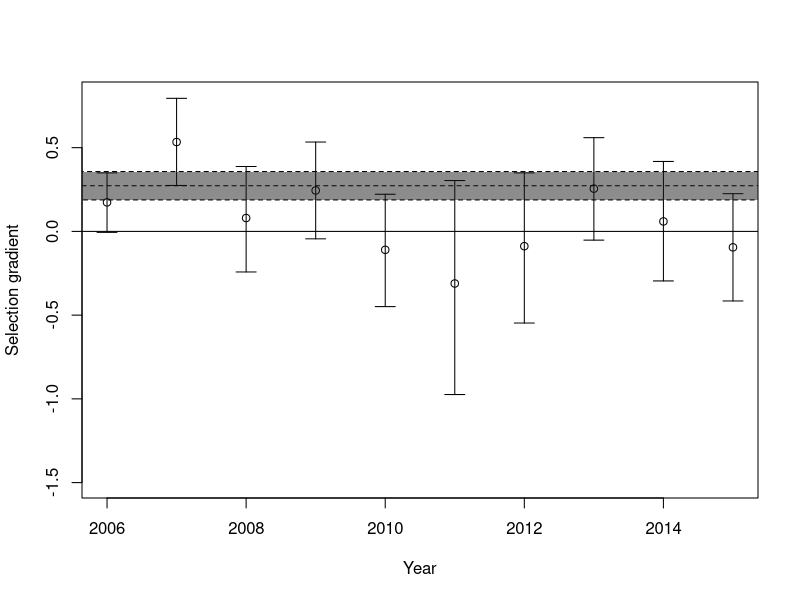

Write the R code that produced this figure. (Note: a time limit stopped this script after it produced the figure.)
library(lme4)
setwd(dir = "/home/timothee/Documents/GitHub/FluctuatingSelectionForPubli/")
YearPheno <- read.table(file = "YearPheno.txt", header=T)
head(YearPheno)

repetBMI_A <- lmer(formula =BMI ~ 1 + (1|ID) + (1|Year), data=YearPheno[YearPheno$Age=="A",])
summary(repetBMI_A)
576.11/(576.11+508.32)#R2 in adults

repetBMI <- lmer(formula =BMI ~ 1 + Age * RelativeJulian+ Age*I(RelativeJulian^2) + (1|ID) + (1|Year), data=YearPheno)
summary(repetBMI)
434.78/(434.78+789.91)#R2 at all ages

repetBMIst <- lmer(formula =BMIst ~ 1 + Age + (1|ID) + (1|Year), data=YearPheno)
summary(repetBMIst)
0.11986/(0.11986+0.23844)

######### Selection #####

SelAByYear <- vector(length = 2015-2006)
SeSelAByYear <- vector(length = 2015-2006)
CISelAByYear <- matrix(NA,nrow=2,ncol=2015-2005)
for (t in 2006:2015)
{
  m0 <- glm(Fitness ~ 1 + BMIst + Sex * Age + Age*RJst, data=YearPheno[YearPheno$Year==t,], family=quasipoisson, na.action = "na.omit")
  SelAByYear[t-2005] <- coefficients(m0)[2]
  sm0<-summary(m0)
  SeSelAByYear[t-2005] <- sm0$coefficients[2,2]
  if(t<2015) {CISelAByYear[,t-2005] <- as.numeric(confint(object = m0,parm = "BMIst"))}else{
    CISelAByYear[,t-2005] <- c(SelAByYear[t-2005]-1.96*SeSelAByYear[t-2005],SelAByYear[t-2005]+1.96*SeSelAByYear[t-2005])
  }
}
plot(SelAByYear, x=2006:2015, ylim=c(-1.5,0.8), xlab="Year", ylab = "Selection gradient")
abline(h=0)
arrows(x0 = 2006:2015,x1 = 2006:2015,code = 3, y0 = CISelAByYear[1,],
       y1 = CISelAByYear[2,], angle = 90,length = 0.1)
m0all <- glm(Fitness ~ 1 + BMIst + Sex +Age , data=YearPheno, family=quasipoisson)
abline(h=coefficients(m0all)[2], lty=2)
sm0all <- summary(m0all)
lowm0all <- coefficients(m0all)[2]+1.96*sm0all$coefficients[2,2]
highm0all <- coefficients(m0all)[2]-1.96*sm0all$coefficients[2,2]
polygon(x=c(2005,2016,2016,2005),y=c(lowm0all,lowm0all, highm0all, highm0all),
        fillOddEven = TRUE, col=rgb(0.1,0.1,0.1,0.5), lty=2)


mmARRfitness <- glmer(Fitness ~ 1 + BMIst + Sex *  Age  + Age*RJst +(1+BMIst|Year),
                      data=YearPheno, family=poisson, na.action = "na.omit")
mmARIfitness <- glmer(Fitness ~ 1 + BMIst + Sex * Age  + Age*RJst +(1|Year), data=YearPheno, family=poisson, na.action = "na.omit")
mmARnoCorfitness <- glmer(Fitness ~ 1 + BMIst + Sex *  Age  + Age*RJst +(1|Year) + (0+BMIst|Year),
                          data=YearPheno, family=poisson, na.action = "na.omit")

summary(mmARRfitness)
anova(mmARRfitness,mmARnoCorfitness)
smmARnoCorfitness <- summary(mmARnoCorfitness)
fitnessAanova <- anova(mmARIfitness,mmARnoCorfitness)

CImmARnoCorfitness <- confint(mmARnoCorfitness)


##### Fitness components ####
### AD + Juv
SelAByYearPhi <- vector(length = 2015-2005)
SeSelAByYearPhi <- vector(length = 2015-2005)
CISelAByYearPhi <- matrix(NA,nrow=2,ncol=2015-2005)

for (t in 2006:2014)
{
  m0 <- glm(Phi ~ 1 + BMIst + Sex *Age  + Age*RJst , data=YearPheno[YearPheno$Year==t,], family=binomial, na.action = "na.omit")
  SelAByYearPhi[t-2005] <- coefficients(m0)[2]
  CISelAByYearPhi[,t-2005]<-as.numeric(confint(m0,parm="BMIst"))
  sm0<-summary(m0)
  SeSelAByYearPhi[t-2005] <- sm0$coefficients[2,2]
}
SelAByYearPhi[10] <- NA
SeSelAByYearPhi[10] <- NA
plot(SelAByYearPhi, x=2006:2015, ylim=c(-2,2), xlab="Year", ylab = "Selection gradient")
abline(h=0)
arrows(x0 = 2006:2015,x1 = 2006:2015,code = 3, y0 = CISelAByYearPhi[1,],
       y1 = CISelAByYearPhi[2,], angle = 90,length = 0.1)
m0allphi <- glm(Phi ~ 1 + BMIst + Sex *Age + Age*RJst, data=YearPheno[YearPheno$Year<2015,], family=binomial, na.action = "na.omit")
abline(h=coefficients(m0allphi)[2], lty=2)
sm0allphi <- summary(m0allphi)
lowm0allphi <- coefficients(m0allphi)[2]+1.96*sm0allphi$coefficients[2,2]
highm0allphi <- coefficients(m0allphi)[2]-1.96*sm0allphi$coefficients[2,2]
polygon(x=c(2005,2016,2016,2005),y=c(lowm0allphi,lowm0allphi, highm0allphi, highm0allphi),
        fillOddEven = TRUE, col=rgb(0.1,0.1,0.1,0.5), lty=2 )

mmRIphi <- glmer(Phi ~ 1 + BMIst + Sex * Age + Age*RJst +(1|Year), data=YearPheno, family=binomial, na.action = "na.omit")
mmRnoCorphi <- glmer(Phi ~ 1 + BMIst + Sex * Age + Age*RJst+  (1|Year) + (0+BMIst|Year), data=YearPheno, family=binomial, na.action = "na.omit")
smmRnoCorphi <- summary(mmRnoCorphi)
CImmRnoCorphi <- confint(mmRnoCorphi)

PhiAanova <- anova(mmRIphi,mmRnoCorphi)

#####  RHO ######

SelAByYearRho <- vector(length = 2015-2005)
SeSelAByYearRho <- vector(length = 2015-2005)
CISelAByYearRho <- matrix(NA,nrow=2,ncol=2015-2005)
for (t in 2006:2015)
{
  m0 <- glm(Rho ~ 1 + BMIst + Sex + RJst, data=YearPheno[YearPheno$Year==t & YearPheno$Age=="A",], family=quasipoisson, na.action = "na.omit")
  CISelAByYearRho[,t-2005]<-as.numeric(confint(m0,parm="BMIst"))
  SelAByYearRho[t-2005] <- coefficients(m0)[2]
  sm0<-summary(m0)
  SeSelAByYearRho[t-2005] <- sm0$coefficients[2,2]
}
plot(SelAByYearRho, x=2006:2015, ylim=c(-2,2), xlab="Year", ylab = "Selection gradient")
abline(h=0)
arrows(x0 = 2006:2015,x1 = 2006:2015,code = 3, y0 = CISelAByYearRho[1,],
       y1 = CISelAByYearRho[2,], angle = 90,length = 0.1)
m0allRho <- glm(Rho ~ 1 + BMIst + Sex +RJst, data=YearPheno[YearPheno$Age=="A",], family=quasipoisson, na.action = "na.omit")
abline(h=coefficients(m0allRho)[2], lty=2)
sm0allRho <- summary(m0allRho)
lowm0allRho <- coefficients(m0allRho)[2]+1.96*sm0allRho$coefficients[2,2]
highm0allRho <- coefficients(m0allRho)[2]-1.96*sm0allRho$coefficients[2,2]
polygon(x=c(2005,2016,2016,2005),y=c(lowm0allRho,lowm0allRho, highm0allRho, highm0allRho),
        fillOddEven = TRUE, col=rgb(0.1,0.1,0.1,0.5), lty=2)

summary(glm(Rho ~ 1 + BMIst + Sex  +RJst, data=YearPheno[YearPheno$Age=="A",], family=poisson, na.action = "na.omit"))
mmRIrho <- glmer(Rho ~ 1  + BMIst + Sex  +(1|Year), data=YearPheno[YearPheno$Age=="A",], family=poisson, na.action = "na.omit")
mmRnoCorrho <- glmer(Rho ~ 1  + BMIst + Sex  +(1|Year)+(0+BMIst|Year), data=YearPheno[YearPheno$Age=="A",], family=poisson, na.action = "na.omit")

var(SelAByYear)
var(SelAByYearRho+SelAByYearPhi, na.rm = T)
cor.test(SelAByYearRho,SelAByYearPhi)
smmRnoCorrho <- summary(mmRnoCorrho)
RhoAanova <- anova(mmRIrho,mmRnoCorrho)

CImmRnoCorrho <- confint(mmRnoCorrho)



#### Dynamics of phenotype! ####
plot(tapply(X = YearPheno$BMI, INDEX = YearPheno$Year, function(x){mean(x,na.rm=TRUE)}))
plot(tapply(X = YearPheno$BMI, INDEX = YearPheno$Year, function(x){sd(x,na.rm=TRUE)}))


# save.image("~/thesis/Mass/FluctuatingSelectionForPubli/EnvSelBMI.RData")


################################################################################################%
################################### ZYGOTE SELECTION ############################################
################################################################################################%

######### Selection #####

ZSelAByYear <- vector(length = 2015-2006)
ZSeSelAByYear <- vector(length = 2015-2006)
ZCISelAByYear <- matrix(NA,nrow=2,ncol=2015-2005)
for (t in 2006:2015)
{
  Zm0 <- glm(FitnessZ ~ 1 + BMIst + Sex * Age , data=YearPheno[YearPheno$Year==t,], family=quasipoisson)
  ZSelAByYear[t-2005] <- coefficients(Zm0)[2]
  Zsm0<-summary(Zm0)
  ZSeSelAByYear[t-2005] <- Zsm0$coefficients[2,2]
  if(t<2015) {ZCISelAByYear[,t-2005] <- as.numeric(confint(object = Zm0,parm = "BMIst"))}else{
    ZCISelAByYear[,t-2005] <- c(ZSelAByYear[t-2005]-1.96*ZSeSelAByYear[t-2005],ZSelAByYear[t-2005]+1.96*ZSeSelAByYear[t-2005])
  }
}
plot(ZSelAByYear, x=2006:2015, ylim=c(-2,2), xlab="Year", ylab = "Selection gradient")
abline(h=0)
arrows(x0 = 2006:2015,x1 = 2006:2015,code = 3, y0 = ZCISelAByYear[1,],
       y1 = ZCISelAByYear[2,], angle = 90,length = 0.1)
Zm0all <- glm(FitnessZ ~ 1 + BMIst + Sex +Age , data=YearPheno, family=quasipoisson)
abline(h=coefficients(Zm0all)[2], lty=2)
Zsm0all <- summary(Zm0all)
Zlowm0all <- coefficients(Zm0all)[2]+1.96*Zsm0all$coefficients[2,2]
Zhighm0all <- coefficients(Zm0all)[2]-1.96*Zsm0all$coefficients[2,2]
polygon(x=c(2005,2016,2016,2005),y=c(Zlowm0all,Zlowm0all, Zhighm0all, Zhighm0all),
        fillOddEven = TRUE, col=rgb(0.1,0.1,0.1,0.5), lty=2)


ZmmARRfitness <- glmer(FitnessZ ~ 1 + BMIst + Sex *  Age +(1+BMIst|Year),
                      data=YearPheno, family=poisson, na.action = "na.omit")
ZmmARIfitness <- glmer(FitnessZ ~ 1 + BMIst + Sex * Age  +(1|Year), data=YearPheno, family=poisson, na.action = "na.omit")
ZmmARnoCorfitness <- glmer(FitnessZ ~ 1 + BMIst + Sex *  Age  +(1|Year) + (0+BMIst|Year),
                          data=YearPheno, family=poisson, na.action = "na.omit")

summary(ZmmARRfitness)
anova(ZmmARRfitness,ZmmARnoCorfitness)
anova(ZmmARRfitness,ZmmARIfitness)

ZsmmARnoCorfitness <- summary(ZmmARnoCorfitness)
ZfitnessAanova <- anova(ZmmARIfitness,ZmmARnoCorfitness)

ZCImmARnoCorfitness <- confint(ZmmARnoCorfitness)

##### Fitness components ####
#### AD + Juv survival #### SAME AS BEFORE
SelAByYearPhi <- vector(length = 2015-2005)
SeSelAByYearPhi <- vector(length = 2015-2005)
CISelAByYearPhi <- matrix(NA,nrow=2,ncol=2015-2005)

for (t in 2006:2014)
{
  m0 <- glm(Phi ~ 1 + BMIst + Sex *Age , data=YearPheno[YearPheno$Year==t,], family=binomial)
  SelAByYearPhi[t-2005] <- coefficients(m0)[2]
  CISelAByYearPhi[,t-2005]<-as.numeric(confint(m0,parm="BMIst"))
  sm0<-summary(m0)
  SeSelAByYearPhi[t-2005] <- sm0$coefficients[2,2]
}
SelAByYearPhi[10] <- NA
SeSelAByYearPhi[10] <- NA
var(SelAByYearPhi, na.rm = TRUE)

plot(SelAByYearPhi, x=2006:2015, ylim=c(-2,2), xlab="Year", ylab = "Selection gradient")
abline(h=0)
arrows(x0 = 2006:2015,x1 = 2006:2015,code = 3, y0 = CISelAByYearPhi[1,],
       y1 = CISelAByYearPhi[2,], angle = 90,length = 0.1)
m0allphi <- glm(Phi ~ 1 + BMIst + Sex *Age , data=YearPheno[YearPheno$Year<2015,], family=binomial)
abline(h=coefficients(m0allphi)[2], lty=2)
sm0allphi <- summary(m0allphi)
lowm0allphi <- coefficients(m0allphi)[2]+1.96*sm0allphi$coefficients[2,2]
highm0allphi <- coefficients(m0allphi)[2]-1.96*sm0allphi$coefficients[2,2]
polygon(x=c(2005,2016,2016,2005),y=c(lowm0allphi,lowm0allphi, highm0allphi, highm0allphi),
        fillOddEven = TRUE, col=rgb(0.1,0.1,0.1,0.5), lty=2 )

mmRIphi <- glmer(Phi ~ 1 + BMIst + Sex * Age +(1|Year), data=YearPheno, family=binomial)
mmRnoCorphi <- glmer(Phi ~ 1 + BMIst + Sex * Age + (1|Year) + (0+BMIst|Year), data=YearPheno, family=binomial)
smmRnoCorphi <- summary(mmRnoCorphi)
CImmRnoCorphi <- confint(mmRnoCorphi)

PhiAanova <- anova(mmRIphi,mmRnoCorphi)

#####  RHO ######

ZSelAByYearRho <- vector(length = 2015-2005)
ZSeSelAByYearRho <- vector(length = 2015-2005)
ZCISelAByYearRho <- matrix(NA,nrow=2,ncol=2015-2005)
for (t in 2006:2015)
{

  m0 <- glm(RhoZ ~ 1 + BMIst + Sex , data=YearPheno[YearPheno$Year==t & YearPheno$Phi==1,], family=quasipoisson)
  ZCISelAByYearRho[,t-2005]<-as.numeric(confint(m0,parm="BMIst"))
  ZSelAByYearRho[t-2005] <- coefficients(m0)[2]
  sm0<-summary(m0)
  ZSeSelAByYearRho[t-2005] <- sm0$coefficients[2,2]
}
plot(ZSelAByYearRho, x=2006:2015, ylim=c(-2,2), xlab="Year", ylab = "Selection gradient")
abline(h=0)
arrows(x0 = 2006:2015,x1 = 2006:2015,code = 3, y0 = ZCISelAByYearRho[1,],
       y1 = ZCISelAByYearRho[2,], angle = 90,length = 0.1)
Zm0allRho <- glm(RhoZ ~ 1 + BMIst + Sex , data=YearPheno[YearPheno$Phi==1,], family=quasipoisson)
abline(h=coefficients(Zm0allRho)[2], lty=2)
Zsm0allRho <- summary(Zm0allRho)
Zlowm0allRho <- coefficients(Zm0allRho)[2]+1.96*Zsm0allRho$coefficients[2,2]
Zhighm0allRho <- coefficients(Zm0allRho)[2]-1.96*Zsm0allRho$coefficients[2,2]
polygon(x=c(2005,2016,2016,2005),y=c(Zlowm0allRho,Zlowm0allRho, Zhighm0allRho, Zhighm0allRho),
        fillOddEven = TRUE, col=rgb(0.1,0.1,0.1,0.5), lty=2)

ZmmRIrho <- glmer(RhoZ ~ 1  + BMIst + Sex  +(1|Year), data=YearPheno[ YearPheno$Phi==1,], family=poisson)
ZmmRnoCorrho <- glmer(RhoZ ~ 1  + BMIst + Sex  +(1|Year)+(0+BMIst|Year), data=YearPheno[ YearPheno$Phi==1,], family=poisson)
ZmmRrho <- glmer(RhoZ ~ 1  + BMIst + Sex  +(1+BMIst|Year), data=YearPheno[YearPheno$Phi==1,], family=poisson)

var(ZSelAByYear)
var(ZSelAByYearRho+SelAByYearPhi, na.rm = T)
cor.test(ZSelAByYearRho,SelAByYearPhi)
ZsmmRnoCorrho <- summary(ZmmRnoCorrho)
ZRhoAanovaNoCore <- anova(ZmmRIrho,ZmmRnoCorrho)
ZRhoAanova <- anova(ZmmRIrho,ZmmRrho)

ZCImmRnoCorrho <- confint(ZmmRnoCorrho)
